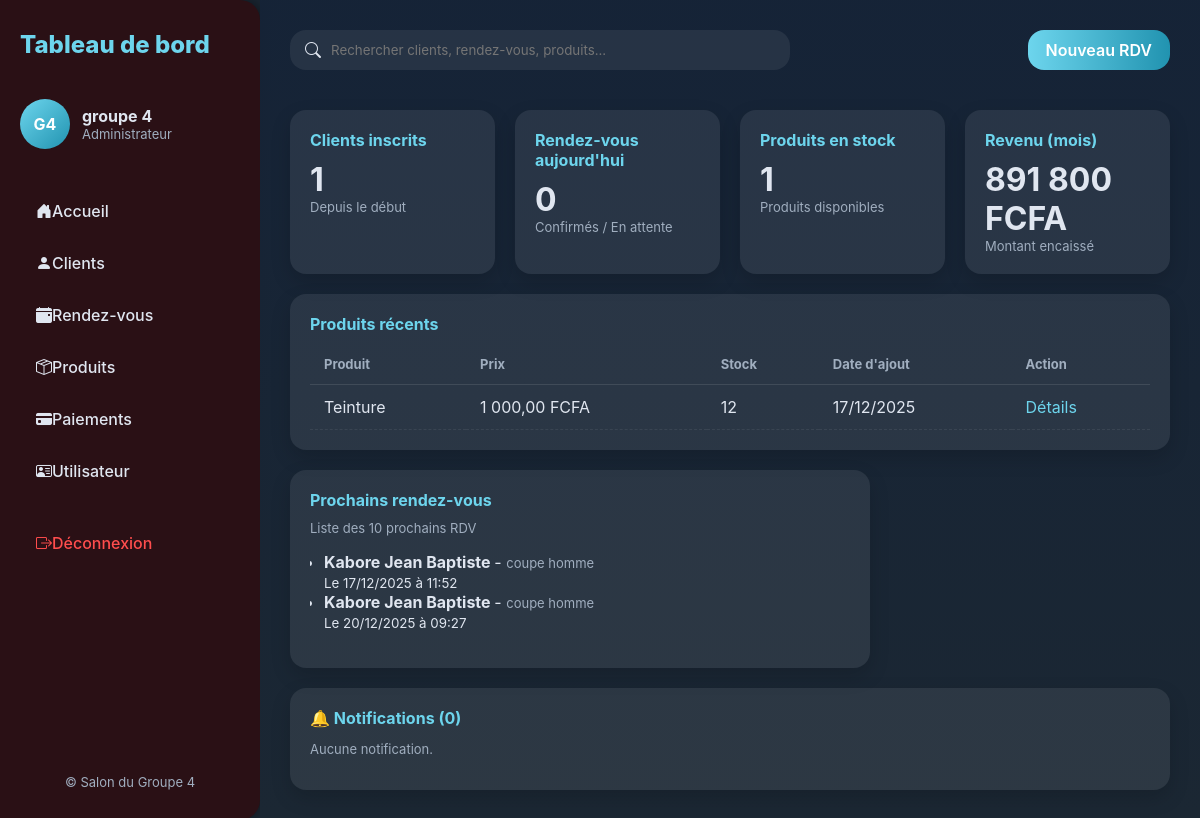
The app's page /tablebord/ (signed in), older data.
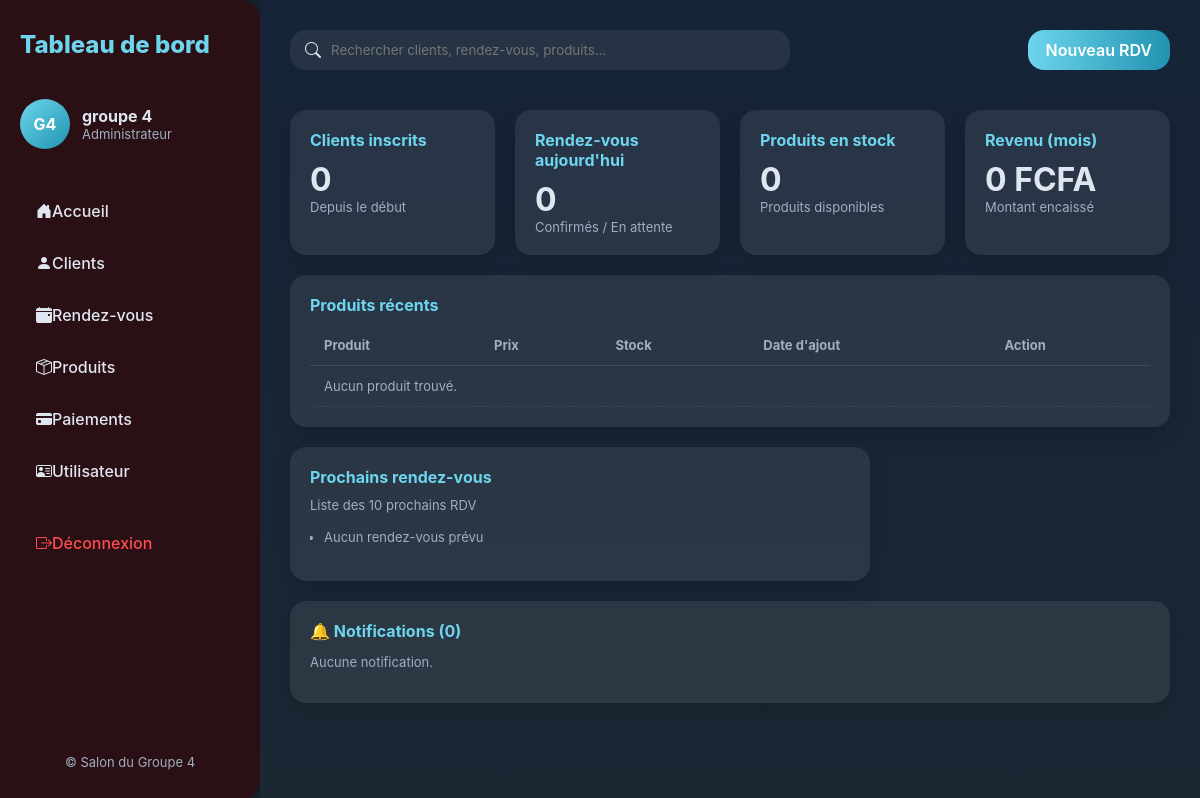
The same page, newer data.
### coiffure/models.py (models this page shows, shortened)
class Produit(models.Model):
    nom = models.CharField(max_length=100)
    description = models.TextField(blank=True)
    prix_unitaire = models.DecimalField(max_digits=10, decimal_places=2)
    stock = models.PositiveIntegerField()
    date_ajout = models.DateField(auto_now_add=True)

class RendezVous(models.Model):
    client = models.ForeignKey(Client, on_delete=models.CASCADE)
    service = models.ForeignKey(Service, on_delete=models.CASCADE)
    date_rdv = models.DateField()
    heure = models.TimeField()
    statut = models.CharField(max_length=20, default="en attente")  # confirmé / en attente / annulé

class Client(models.Model):
    user = models.OneToOneField(
        User,
        on_delete=models.CASCADE,
        related_name="profil_client", # Corrigé (était profil_employe)
        null=True,
        blank=True
    )
    nom = models.CharField(max_length=50)
    prenom = models.CharField(max_length=50)
    telephone = models.CharField(max_length=20)
    email = models.EmailField(unique=True)
    date_inscription = models.DateField(auto_now_add=True)
    statut = models.CharField(max_length=20, default="actif")
    actif = models.BooleanField(default=True)

class Service(models.Model):
    libelle = models.CharField(max_length=100)
    description = models.TextField(blank=True)
    duree = models.DurationField(help_text="Durée estimée (hh:mm:ss)")
    prix = models.DecimalField(max_digits=10, decimal_places=2)

### coiffure/views.py (the view)
# urls.py: path('tablebord/', views.tablebord, name="tablebord"),
@login_required
def tablebord(request):
    total_clients = Client.objects.count()
    total_produits = Produit.objects.count()
    total_employes = Employe.objects.count()
    total_services = Service.objects.count()
    total_rdv = RendezVous.objects.filter(date_rdv=timezone.now().date()).count()
    total_paiements = Paiement.objects.aggregate(total=Sum("montant"))["total"] or 0
    produits_recents = Produit.objects.order_by('-date_ajout')[:5]
    rdv_prochains = RendezVous.objects.order_by('date_rdv', 'heure')[:10]
    user_notifications = Notification.objects.filter(utilisateur=request.user)
    notifs_non_lues = user_notifications.filter(lu=False).count()
    notifications_recents = user_notifications.order_by('-date')[:5]
    context = {
        "clients": total_clients,
        "produits": total_produits,
        "employes": total_employes,
        "services": total_services,
        "rdv": total_rdv,
        "paiements": total_paiements,
        "produits_recents": produits_recents,
        "rdv_prochains": rdv_prochains,
        "notifications": notifications_recents,
        "notifs_non_lues": notifs_non_lues,
    }
    return render(request, "coiffure/tablebord.html", context)

### coiffure/context_processors.py (called while the page is built)
def notifications(request):
    if request.user.is_authenticated:
        user_notifications = Notification.objects.filter(utilisateur=request.user)
        notifs_non_lues = user_notifications.filter(lu=False).count()
        notifications_recents = user_notifications.order_by('-date')[:5]
    else:
        notifications_recents = []
        notifs_non_lues = 0
    return {
        'notifications': notifications_recents,
        'notif_count': notifs_non_lues,  # <- renommer ici pour ton template
    }

### coiffure/templates/coiffure/tablebord.html (shortened to what this page needs)
{% load static %}
{% load humanize %}
<!DOCTYPE html>
<html lang="fr">
<head>
  <link href="https://cdn.jsdelivr.net/npm/bootstrap-icons@1.11.1/font/bootstrap-icons.css" rel="stylesheet">
</head>
<body>
<div class="app">
  <aside class="sidebar">
    <div class="brand">Tableau de bord</div>
    <div class="profile">
      <div class="avatar">G4</div>
      <div>
        <div style="font-weight:750">groupe 4</div>
        <div class="muted"  style="font-size:13px">Administrateur</div>
      </div>
    </div>
    <nav class="side-nav">
      <a href="/"><i class="bi bi-house-door-fill me-2"></i> Accueil</a>
      <a href="{% url 'liste_clients' %}"><i class="bi bi-person-fill me-2"></i> Clients</a>
      <a href="{% url 'liste_rdv' %}"><i class="bi bi-calendar-event-fill me-2"></i> Rendez-vous</a>
      <a href="{% url 'liste_produits' %}"><i class="bi bi-box-seam me-2"></i> Produits</a>
      <a href="{% url 'liste_paiements' %}"><i class="bi bi-credit-card-fill me-2"></i> Paiements</a>
      <a href="{% url 'Utilisateur' %}"><i class="bi bi-person-vcard me-2"></i> Utilisateur</a>
      <a href="{% url 'logout' %}" style="margin-top: 20px; color: #ff4d4d;">
        <i class="bi bi-box-arrow-right me-2"></i> Déconnexion
      </a>
  </nav>
    <div class="side-footer">© {{ now.year }} Salon du Groupe 4</div>
  </aside>
  <main class="main">
    <div class="topbar">
        <div class="search">
            <i class="bi bi-search me-2"></i>
            <input placeholder="Rechercher clients, rendez-vous, produits...">
        </div>
        <div class="top-actions">
            <a href="{% url 'ajouter_rdv' %}" class="btn">Nouveau RDV</a>
        </div>
    </div>
    <section class="grid">
        <div class="col-3 card">
            <h3>Clients inscrits</h3>
            <div class="stat">{{ clients }}</div>
            <div class="muted">Depuis le début</div>
        </div>
        <div class="col-3 card">
            <h3>Rendez-vous aujourd'hui</h3>
            <div class="stat">{{ rdv }}</div>
            <div class="muted">Confirmés / En attente</div>
        </div>
        <div class="col-3 card">
            <h3>Produits en stock</h3>
            <div class="stat">{{ produits }}</div>
            <div class="muted">Produits disponibles</div>
        </div>
        <div class="col-3 card">
            <h3>Revenu (mois)</h3>
            <div class="stat">{{ paiements|intcomma }} FCFA</div>
            <div class="muted">Montant encaissé</div>
        </div>
    </section>
    <section class="card mt-3">
        <h3>Produits récents</h3>
        <div class="table-wrap mt-2">
            <table>
                <thead>
                    <tr>
                        <th>Produit</th>
                        <th>Prix</th>
                        <th>Stock</th>
                        <th>Date d'ajout</th>
                        <th>Action</th>
                    </tr>
                </thead>
                <tbody>
                    {% for produit in produits_recents %}
                    <tr>
                        <td>{{ produit.nom }}</td>
                        <td>{{ produit.prix_unitaire|intcomma }} FCFA</td>
                        <td>{{ produit.stock }}</td>
                        <td>{{ produit.date_ajout|date:"d/m/Y" }}</td>
                        <td><a href="{% url 'liste_produits' %}" style="color:var(--accent)">Détails</a></td>
                    </tr>
                    {% empty %}
                    <tr><td colspan="5" class="muted">Aucun produit trouvé.</td></tr>
                    {% endfor %}
                </tbody>
            </table>
        </div>
    </section>
    <section class="grid mt-3">
        <div class="col-8 card">
            <h3>Prochains rendez-vous</h3>
            <div class="muted mt-1">Liste des 10 prochains RDV</div>
            <div class="table-wrap mt-2">
                <ul style="padding-left:14px; color:var(--text)">
                    {% for rdv in rdv_prochains %}
                        <li class="mb-2">
                            <strong>{{ rdv.client.nom }} {{ rdv.client.prenom }}</strong> -
                            <span class="muted">{{ rdv.service.libelle }}</span>
                            <br><small>Le {{ rdv.date_rdv|date:"d/m/Y" }} à {{ rdv.heure }}</small>
                        </li>
                    {% empty %}
                        <li class="muted">Aucun rendez-vous prévu</li>
                    {% endfor %}
                </ul>
            </div>
        </div>
      </section>
      <section>
        <div class="col-4 card">
            <h4>🔔 Notifications ({{ notifs_non_lues }})</h4>
            {% if notifications %}
                <div class="mt-3">
                    {% for notif in notifications|slice:":5" %}
                        <div class="list-group-item mb-2" style="border-bottom: 1px solid rgba(255,255,255,0.05); padding-bottom: 10px;">
                            <a href="{% url 'lire_notification' notif.id %}" style="font-size: 14px; display: block; {% if not notif.lu %}font-weight: bold; color: var(--accent);{% endif %}">
                                {{ notif.message }}
                            </a>
                            <small class="muted">{{ notif.date|naturaltime }}</small>
                        </div>
                    {% endfor %}
                </div>
            {% else %}
                <p class="muted mt-3">Aucune notification.</p>
            {% endif %}
        </div>
      </section>
</main>
</div>
</body>
</html>

### coiffure/templates/coiffure/tablebord.html (style rules this page uses)
:root { --bg: #1b2733; --sidebar-bg: #2a1015; --card-bg: rgba(255,255,255,0.08); --text: #e0e6f0; --muted: #a0aebf; --accent: #6dd5ed; --accent2: #2193b0; --radius: 16px; --gap: 20px; }
* { box-sizing: border-box; font-family: 'Inter', sans-serif; }
html, body { margin:0; padding:0; height:100%; background: var(--bg); color: var(--text); }
a { text-decoration:none; color: inherit; transition: color 0.2s; }
.app { display:flex; min-height:100vh; overflow:hidden; }
.sidebar { width:260px; background: var(--sidebar-bg); display:flex; flex-direction:column; padding:30px 20px; gap: var(--gap); box-shadow: 2px 0 15px rgba(0,0,0,0.5); border-top-right-radius: 20px; border-bottom-right-radius: 20px; overflow-y:auto; scroll-behavior: smooth; }
.brand { font-weight:800; font-size:24px; color: var(--accent); margin-bottom:20px; }
.profile { display:flex; gap:12px; align-items:center; margin-bottom:20px; }
.avatar { width:50px; height:50px; border-radius:50%; background:linear-gradient(135deg,var(--accent),var(--accent2)); display:flex; align-items:center; justify-content:center; font-weight:700; color:#fff; font-size:16px; }
.side-nav { display:flex; flex-direction:column; gap:8px; }
.side-nav a { display:flex; align-items:center; padding:12px 16px; border-radius: var(--radius); font-weight:500; transition: all 0.25s ease; }
.side-footer { margin-top:auto; font-size:13px; color: var(--muted); text-align:center; }
tbody tr { transition: background 0.2s; }
.main { flex:1; padding:30px; display:flex; flex-direction:column; gap: var(--gap); background: linear-gradient(180deg, rgba(21,35,55,0.95), var(--bg)); overflow-y:auto; }
.topbar { display:flex; justify-content:space-between; align-items:center; gap:12px; flex-wrap:wrap; margin-bottom:20px; }
.search { flex:1; max-width:500px; background: rgba(255,255,255,0.07); border-radius: var(--radius); padding:10px 15px; display:flex; align-items:center; gap:8px; }
.search input { flex:1; border:0; background:transparent; color:var(--text); outline:none; }
.btn { background: linear-gradient(90deg,var(--accent),var(--accent2)); color:#fff; padding:10px 18px; border-radius: var(--radius); font-weight:600; border:0; cursor:pointer; transition: all 0.3s ease; }
.grid { display:grid; grid-template-columns: repeat(12,1fr); gap: var(--gap); }
.col-3 { grid-column: span 3; }
.col-4 { grid-column: span 4; }
.col-8 { grid-column: span 8; }
.card { background: var(--card-bg); padding:20px; border-radius: var(--radius); box-shadow: 0 8px 20px rgba(0,0,0,0.15); transition: all 0.3s ease; }
.card h3, .card h4 { margin:0 0 10px 0; font-size:16px; color: var(--accent); }
.stat { font-size:32px; font-weight:700; }
.muted { color: var(--muted); font-size:13px; }
.table-wrap { overflow-x:auto; }
table { width:100%; border-collapse:collapse; }
thead th { text-align:left; padding:12px 14px; color: var(--muted); font-size:13px; border-bottom:1px solid rgba(255,255,255,0.1); }
tbody td { padding:12px 14px; border-bottom:1px dashed rgba(255,255,255,0.07); }

Row changes from the older to the newer data that the page shows:
removed Produit: nom "Teinture", prix_unitaire "1 000,00", stock "12", date_ajout "17/12/2025"
removed RendezVous: client.nom "Kabore", client.prenom "Jean Baptiste", service.libelle "coupe homme", date_rdv "17/12/2025", heure "11:52"
removed RendezVous: client.nom "Kabore", client.prenom "Jean Baptiste", service.libelle "coupe homme", date_rdv "20/12/2025", heure "09:27"
Text that changed along with them:
{{ clients }}: "1" → "0"
{{ produits }}: "1" → "0"
{{ paiements|intcomma }}: "891 800" → "0"
text now shown: "Aucun produit trouvé. Aucun rendez-vous prévu"
